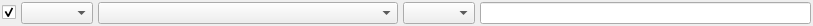
<?xml version="1.0" encoding="UTF-8"?>
<ui version="4.0">
 <class>TabularFilter</class>
 <widget class="QWidget" name="TabularFilter">
  <property name="geometry">
   <rect>
    <x>0</x>
    <y>0</y>
    <width>813</width>
    <height>26</height>
   </rect>
  </property>
  <property name="minimumSize">
   <size>
    <width>0</width>
    <height>26</height>
   </size>
  </property>
  <property name="windowTitle">
   <string>Form</string>
  </property>
  <layout class="QHBoxLayout" name="horizontalLayout">
   <property name="spacing">
    <number>5</number>
   </property>
   <property name="leftMargin">
    <number>2</number>
   </property>
   <property name="topMargin">
    <number>2</number>
   </property>
   <property name="rightMargin">
    <number>2</number>
   </property>
   <property name="bottomMargin">
    <number>2</number>
   </property>
   <item>
    <widget class="QCheckBox" name="enabled">
     <property name="text">
      <string/>
     </property>
     <property name="checked">
      <bool>true</bool>
     </property>
    </widget>
   </item>
   <item>
    <widget class="QComboBox" name="relation"/>
   </item>
   <item>
    <widget class="QComboBox" name="column">
     <property name="minimumSize">
      <size>
       <width>300</width>
       <height>0</height>
      </size>
     </property>
    </widget>
   </item>
   <item>
    <widget class="QComboBox" name="op"/>
   </item>
   <item>
    <widget class="QLineEdit" name="target">
     <property name="clearButtonEnabled">
      <bool>false</bool>
     </property>
    </widget>
   </item>
  </layout>
 </widget>
 <resources/>
 <connections/>
</ui>
